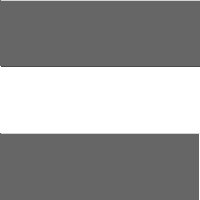
Frame 1 (no input)
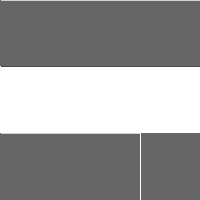
Frame 60 (the mouse pressed at the canvas centre just before this capture)
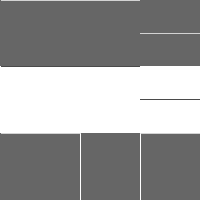
Frame 120 (the mouse held since frame 60 and released just before this capture)

The Processing sketch that drew these frames (run headless with seeded random() and noise(); from frame 60 on, the mouse is pressed at the canvas centre):

// Processing sketch: MouseSignals
// ── MouseSignals.pde
/**
 * Mouse Signals. 
 * 
 * Move and click the mouse to generate signals. 
 * The top row is the signal from "mouseX", 
 * the middle row is the signal from "mouseY",
 * and the bottom row is the signal from "mousePressed". 
 */
 
int[] xvals;
int[] yvals;
int[] bvals;

void setup() 
{
  size(200, 200);
  xvals = new int[width];
  yvals = new int[width];
  bvals = new int[width];
}

int arrayindex = 0;

void draw()
{
  background(102);
  
  for(int i=1; i<width; i++) { 
    xvals[i-1] = xvals[i]; 
    yvals[i-1] = yvals[i];
    bvals[i-1] = bvals[i];
  } 
  // Add the new values to the end of the array 
  xvals[width-1] = mouseX; 
  yvals[width-1] = mouseY;
  if(mousePressed) {
    bvals[width-1] = 0;
  } else {
    bvals[width-1] = 255;
  }
  
  fill(255);
  noStroke();
  rect(0, height/3, width, height/3+1);

  for(int i=1; i<width; i++) {
    stroke(255);
    point(i, xvals[i]/3);
    stroke(0);
    point(i, height/3+yvals[i]/3);
    stroke(255);
    line(i, 2*height/3+bvals[i]/3, i, (2*height/3+bvals[i-1]/3));
  }
}
